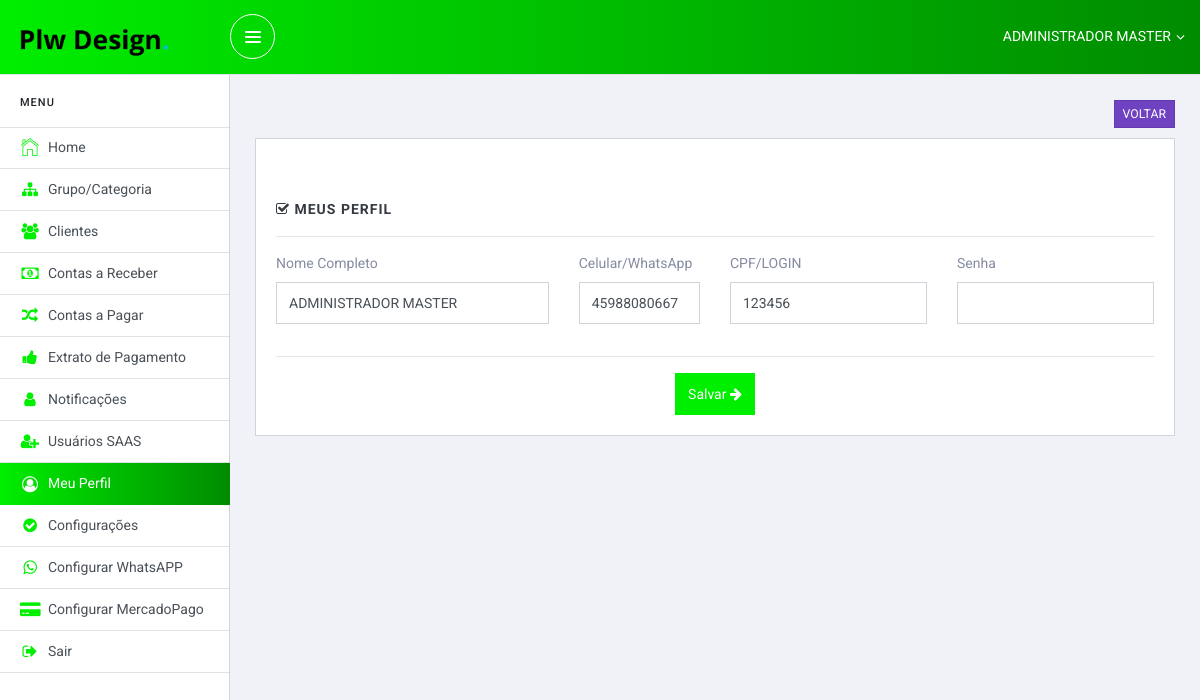
Screenshot of /master/perfil (signed in) with the database file from the repository.
### tables this page shows
CREATE TABLE `carteira` (
  `Id` int(11) NOT NULL,
  `idm` varchar(9) DEFAULT NULL,
  `valor` varchar(250) DEFAULT NULL,
  `entrada` timestamp NULL DEFAULT current_timestamp(),
  `vjurus` varchar(255) DEFAULT NULL,
  `login` varchar(15) DEFAULT NULL,
  `senha` varchar(60) DEFAULT NULL,
  `tipo` varchar(2) DEFAULT '1',
  `status` varchar(2) DEFAULT '1',
  `nome` varchar(120) DEFAULT NULL,
  `celular` varchar(255) DEFAULT NULL,
  `nascimento` varchar(15) DEFAULT NULL,
  `cpf` varchar(25) DEFAULT NULL,
  `email` varchar(120) DEFAULT NULL,
  `cep` varchar(25) DEFAULT NULL,
  `endereco` varchar(120) DEFAULT NULL,
  `numero` varchar(9) DEFAULT NULL,
  `bairro` varchar(60) DEFAULT NULL,
  `complemento` varchar(60) DEFAULT NULL,
  `cidade` varchar(30) DEFAULT NULL,
  `uf` varchar(5) DEFAULT NULL,
  `tokenmp` varchar(255) DEFAULT NULL,
  `tokenasaas` varchar(255) DEFAULT NULL,
  `nomecom` varchar(160) NOT NULL,
  `cnpj` varchar(30) NOT NULL,
  `enderecom` varchar(160) NOT NULL,
  `contato` varchar(15) NOT NULL,
  `msg` varchar(2) DEFAULT '1',
  `msgqr` varchar(2) DEFAULT '1',
  `msgpix` varchar(2) DEFAULT '1',
  `tokenapi` varchar(60) DEFAULT NULL,
  `pagamentos` varchar(2) DEFAULT '1'
);

### master/perfil.php (the view, shortened to what this page needs)
<?php
require_once "topo.php";
$editarcat = $connect->query("SELECT * FROM carteira WHERE Id='$cod_id'");
$dadoscat = $editarcat->fetch(PDO::FETCH_OBJ);
?>
<div class="slim-mainpanel">
	<div class="container">
		<div align="right" class="mg-b-10"><a href="funcionarios.php" class="btn btn-purple btn-sm"> VOLTAR</a></div>
		<div class="row">
			<div class="col-md-12">
				<div class="card card-info">
					<div class="card-body" align="justify">
					<label class="section-title"><i class="fa fa-check-square-o" aria-hidden="true"></i> MEUS PERFIL</label>
					<hr>
					<form action="classes/config_exe.php" method="post">
					<div class="row">
						<div class="col-md-4">
							<div class="form-group">
								<label>Nome Completo</label>
								<input type="text" class="form-control" name="nome" value="<?php print $dadoscat->nome; ?>" maxlength="160" onkeydown="upperCaseF(this)" required>
							</div>
						</div>
						<div class="col-md-2">
							<div class="form-group">
								<label>Celular/WhatsApp</label>
								<div class="styled-select">
								<input type="text" class="form-control" name="celular" value="<?php print $dadoscat->celular; ?>" maxlength="11" onkeypress="return event.charCode >= 48 && event.charCode <= 57" required>
								</div>
							</div>
						</div>
						<div class="col-md-3">
							<div class="form-group">
								<label>CPF/LOGIN</label>
								<div class="styled-select">
								<input type="text" class="form-control" name="cpf" maxlength="11" value="<?php print $dadoscat->login; ?>" onkeypress="return event.charCode >= 48 && event.charCode <= 57" required>
								</div>
							</div>
						</div>
						<div class="col-md-3">
							<div class="form-group">
								<label>Senha</label>
								<div class="styled-select">
								<input type="password" class="form-control" name="senha" maxlength="11">
								</div>
							</div>
						</div>
					</div>
					<hr />
					<div class="row">
						<div class="col-md-12">
							<div align="center"> <button type="submit" class="btn btn-primary" name="cart">Salvar <i class="fa fa-arrow-right"></i></button></div>
						</div>
					</div>
					</form>
					</div>
				</div>
			</div>
		</div>
	</div>
</div>
  </body>
</html>

### master/topo.php (shortened to what this page needs)
<?php
$cod_id = $_SESSION['cod_id'];
$pegadadosgerais 	= $connect->query("SELECT * FROM carteira WHERE Id='$cod_id'");
$dadosgerais		= $pegadadosgerais->fetch(PDO::FETCH_OBJ);
?>
<!DOCTYPE html>
<html lang="pt-br">
  <head>
    <link href="../lib/font-awesome/css/font-awesome.css" rel="stylesheet">
    <link href="../lib/Ionicons/css/ionicons.css" rel="stylesheet">
	<link href="../lib/datatables/css/jquery.dataTables.css" rel="stylesheet">
    <link href="../lib/select2/css/select2.min.css" rel="stylesheet">
    <link rel="stylesheet" href="../css/slim.css">
  </head>
  <body>
    <div class="slim-header with-sidebar" style="background-image: linear-gradient(to right, #00EE00 0%, #008B00 100%);">
      <div class="container-fluid">
        <div class="slim-header-left">
 <a class="slim-logo" href="/.">
        <img src="img/logo.png" alt="Logo Financeiro">
      </a>
       <a href="" id="slimSidebarMenu" class="slim-sidebar-menu"><span></span></a>
        </div>
        <div class="slim-header-right">
          <div class="dropdown dropdown-c">
            <a href="./" class="logged-user" data-toggle="dropdown" style="color:#FFFFFF">
              <span><?php print $dadosgerais->nome;?></span>
              <i class="fa fa-angle-down"></i>
            </a>
          </div>
        </div>
      </div>
    </div>

### rows the page displays
carteira: nome "ADMINISTRADOR MASTER", celular "45988080667", cpf "123456"
